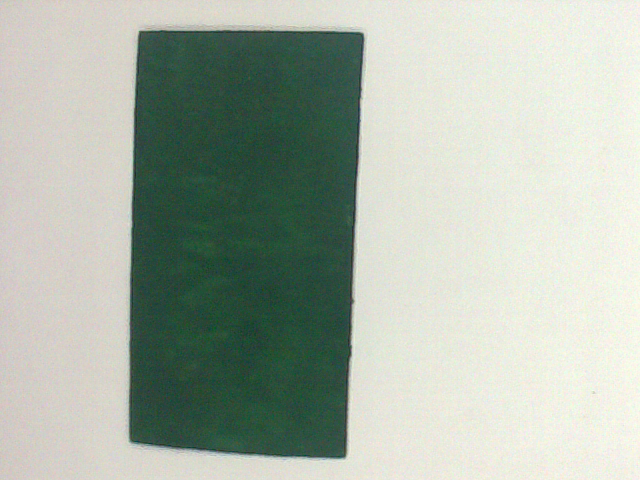
#> input picture green.png, 640 x 480 px
$ python shape.py   (Python 2 division)
#> lines starting #> are read from the running program, lines starting #| are printed output that depends on the picture; after the words box and inside, x2 and y2 are one past the last pixel; in counts of white or black regions, pixels touching at a corner belong together
### colors.py
import numpy as np

def colors(x1, x2, x3):

	file = open('data.csv', 'r')

	r = []
	g = []
	b = []
	c = []

	line = file.readline()
	for i in range(78):
		x = line.split(',')
		r.append(int(x[1][2:]))
		g.append(int(x[2]))
		b.append(int(x[3][: len(x[3]) - 2]))
		c.append(int(x[4][: len(x[4]) - 1]))
		line = file.readline()

	X = []
	for i in range(78):
		X.append([r[i],g[i],b[i]])


	from sklearn.neighbors import KNeighborsClassifier as knc
	knn = knc(n_neighbors = 12)
	knn.fit(X,c)
	x = np.array([x1,x2,x3])

	keyval = {0:'white',1:'black',2:'red',3:'green',4:'blue',5:'yellow',6:'cyan',7:'purple',8:'pink',9:'brown',10:'grey',11:'orange'}
	ans = knn.predict([x])
	return keyval[ans[0]]

### shape.py
import cv2
import matplotlib.pyplot as plt
import numpy as np

# ORIGINAL IMAGE
img = cv2.imread('green.png')
#> img is the input picture: shape (480, 640, 3); mean B, G, R 168, 180.4, 170.5

# BLUR TO EVEN OUT THE COLOR AND KEEP EDGES CLEAN
blur = cv2.bilateralFilter(img,9,75,75)

# COVERTING IT INTO 1 CHANNEL
blur_gray = cv2.cvtColor(blur, cv2.COLOR_BGR2GRAY)
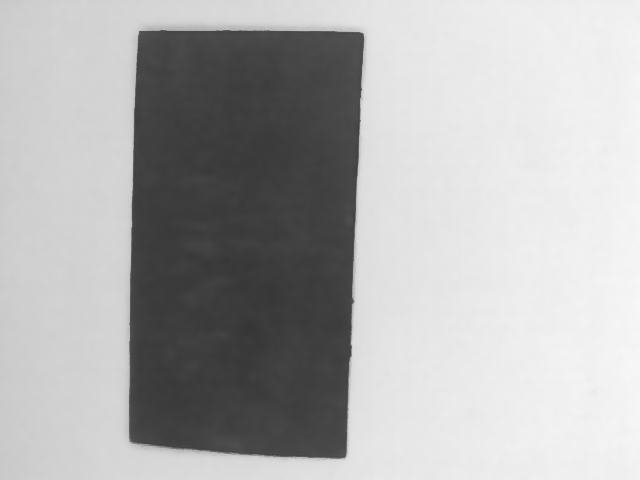
#> blur_gray: shape (480, 640); min 54, max 247, mean 176

# APPLYING THRESHOLD
ret, img_threshold = cv2.threshold(blur_gray, 120, 255, cv2.THRESH_BINARY_INV)
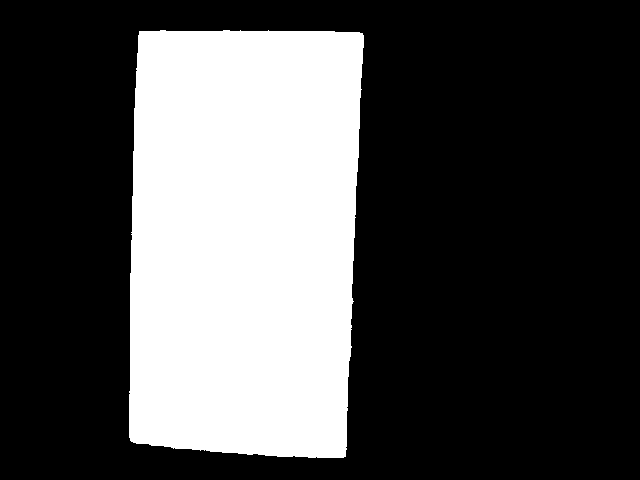
#> img_threshold: shape (480, 640); 30.5% white; 1 white region

# FINDING THE NUMBER OF CONTOURS
cnt, h = cv2.findContours(img_threshold, cv2.RETR_EXTERNAL, cv2.CHAIN_APPROX_SIMPLE)
#> cnt = 1 contour; box (x1, y1, x2, y2) and area: (129, 30, 364, 458) 93179; h = [[-1, -1, -1, -1]]
print('Number of objects = '+str(len(cnt)))
#| Number of objects = 1

for c in cnt:
	x = np.ravel(c)
	x = np.reshape(x,(len(x) / 2 , 2)).T
	bgr = np.array([0,0,0])
	for i in x:
		px = img[i[0],i[1]]
		bgr = bgr + px

	bgr = bgr / len(x)
	from colors import colors
	color =  colors(bgr[0],bgr[1],bgr[2])

	# DRAWING CONTOURS
	cv2.drawContours(img, [c], -1, (0, 0, 255), 3)
	# CALCULATING NUMBER OF SIDES
	peri = cv2.arcLength(c, True)
	approx = cv2.approxPolyDP(c, 0.04 * peri, True)
	sides = len(approx)

	x,y,w,h = cv2.boundingRect(c)

	print('I see a :')
	shape = ''

	if sides == 3:
		print 'Triangle'
		shape = 'Triangle'

	elif sides == 4:
		diff = ((max(w,h) - min(w,h)) / float(min(w,h))) * 100

		if diff < 5:
			print 'Square'
			shape = 'Square'
		elif diff > 5:
			print 'Rectangle'
			shape = 'Rectangle'

	elif sides == 7 or sides == 8:
		print 'circle'
		shape = 'Circle'

	else :
		print(str(sides)+" sided figure")
		shape = str(sides)+' sided figure'

	cv2.putText(img, shape+"|"+color, (x + w / 2, y + h / 2), cv2.FONT_HERSHEY_SIMPLEX, 0.4, (255, 255, 255), 1)
#> this loop made 1 pass; (reads data.csv from the repository)
#> (bgr, color, peri, approx, sides, y) on pass 1: ([128, 139, 130], 'green', 1309.8, [[139, 31], [130, 440], [343, 457], [363, 35]], 4, 30)
#| I see a :
#| Rectangle
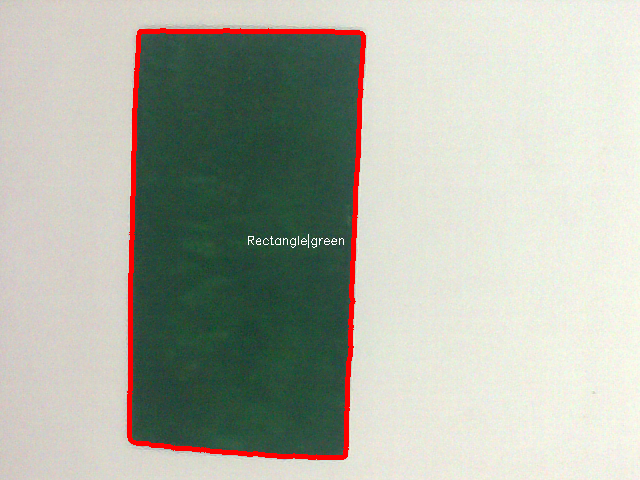
#> img: shape (480, 640, 3); 2.15% of pixels changed, all inside (x1, y1, x2, y2) = (127, 28, 366, 460)


cv2.imshow('img', img)

cv2.waitKey(0)
cv2.destroyAllWindows()
